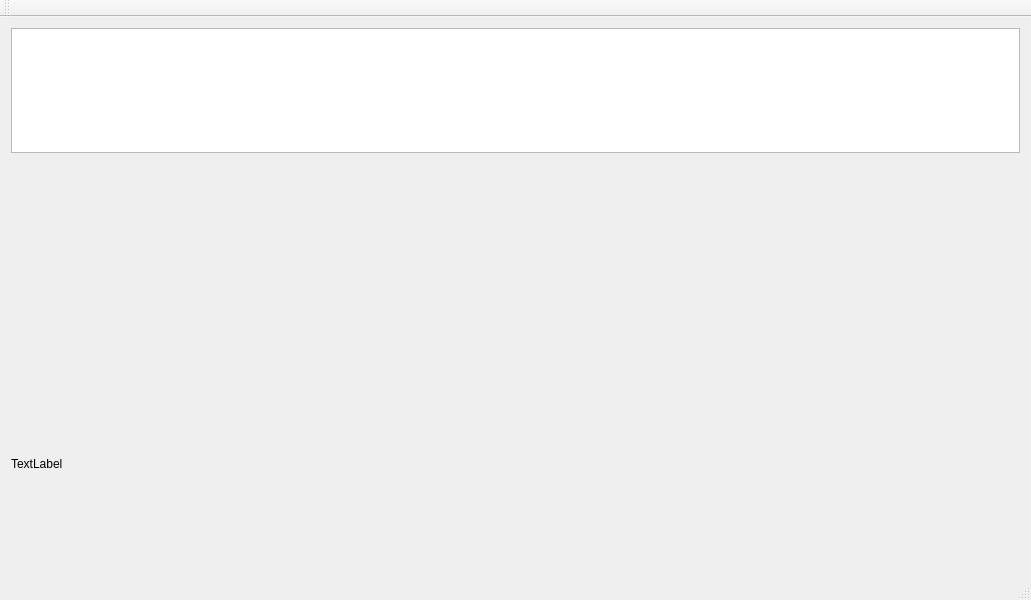
<?xml version="1.0" encoding="UTF-8"?>
<ui version="4.0">
 <class>MainWindow</class>
 <widget class="QMainWindow" name="MainWindow">
  <property name="geometry">
   <rect>
    <x>0</x>
    <y>0</y>
    <width>1031</width>
    <height>600</height>
   </rect>
  </property>
  <property name="minimumSize">
   <size>
    <width>800</width>
    <height>600</height>
   </size>
  </property>
  <property name="windowTitle">
   <string>MainWindow</string>
  </property>
  <widget class="QWidget" name="centralWidget">
   <layout class="QVBoxLayout" name="verticalLayout_2">
    <property name="spacing">
     <number>0</number>
    </property>
    <item>
     <widget class="Timeline" name="timeline">
      <property name="maximumSize">
       <size>
        <width>16777215</width>
        <height>125</height>
       </size>
      </property>
     </widget>
    </item>
    <item>
     <widget class="TriGraph" name="triGraph" native="true"/>
    </item>
    <item>
     <layout class="QHBoxLayout" name="horizontalLayout">
      <property name="spacing">
       <number>3</number>
      </property>
      <property name="sizeConstraint">
       <enum>QLayout::SetFixedSize</enum>
      </property>
      <item>
       <widget class="QLabel" name="label">
        <property name="text">
         <string>TextLabel</string>
        </property>
       </widget>
      </item>
     </layout>
    </item>
   </layout>
  </widget>
  <widget class="QMenuBar" name="menuBar">
   <property name="geometry">
    <rect>
     <x>0</x>
     <y>0</y>
     <width>1031</width>
     <height>21</height>
    </rect>
   </property>
  </widget>
  <widget class="QToolBar" name="mainToolBar">
   <attribute name="toolBarArea">
    <enum>TopToolBarArea</enum>
   </attribute>
   <attribute name="toolBarBreak">
    <bool>false</bool>
   </attribute>
  </widget>
  <widget class="QStatusBar" name="statusBar"/>
 </widget>
 <layoutdefault spacing="6" margin="11"/>
 <customwidgets>
  <customwidget>
   <class>TriGraph</class>
   <extends>QWidget</extends>
   <header>trigraph.h</header>
   <container>1</container>
  </customwidget>
  <customwidget>
   <class>Timeline</class>
   <extends>QGraphicsView</extends>
   <header>timeline.h</header>
  </customwidget>
 </customwidgets>
 <resources/>
 <connections/>
</ui>
